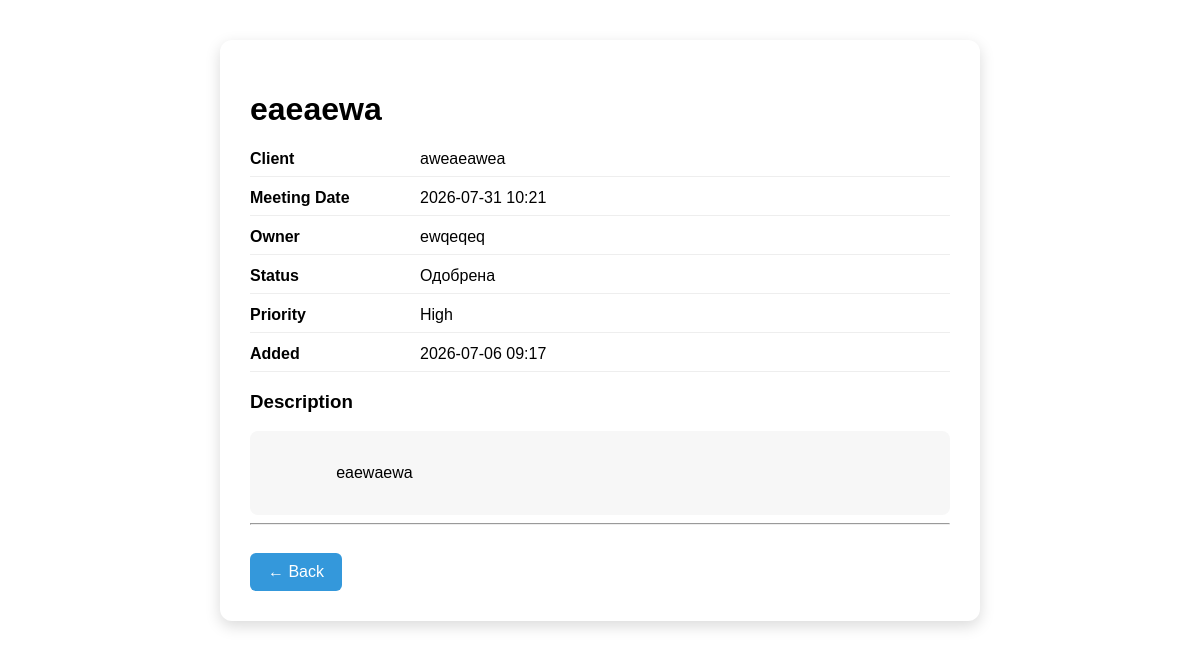
Page /idea/2 on the earlier database version.
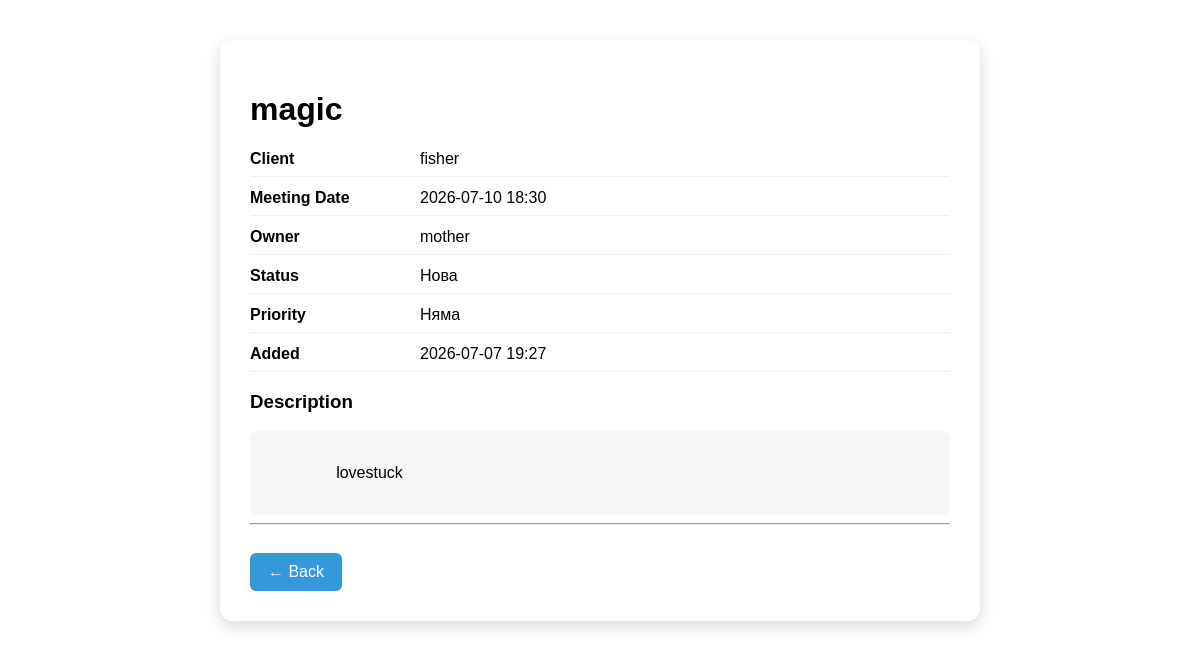
Same page on the later database version.
### Omnilinx.py (models this page shows, shortened)
class Todo(db.Model):
    id = db.Column(db.Integer, primary_key=True)
    title = db.Column(db.String(200), nullable=False)
    description = db.Column(db.String(1000), nullable=False)
    client = db.Column(db.String(100), nullable=False)
    meeting_date = db.Column(db.DateTime, nullable=False)
    owner = db.Column(db.String(100), nullable=False)
    status = db.Column(db.String(30), nullable=False, default='Нова')
    priority = db.Column(db.String(30), nullable=False, default='Няма')
    date_created = db.Column(db.DateTime, default=datetime.utcnow)
    unique_id = db.Column(db.Integer, unique=True, nullable=False)

### Omnilinx.py (the view)
@app.route('/idea/<int:id>')
def idea_details(id):
    idea = Todo.query.get_or_404(id)
    return render_template('idea_details.html', idea=idea)

### templates/idea_details.html
{% extends 'base.html' %}
{% block body %}
<div class="details-container">
    <div class="details-card">
        <h1>{{ idea.title }}</h1>
            <div class="detail-row">
                <span class="detail-label">Client</span>
                <span>{{ idea.client }}</span>
            </div>
            <div class="detail-row">
                <span class="detail-label">Meeting Date</span>
                <span>{{ idea.meeting_date.strftime("%Y-%m-%d %H:%M") }}</span>
            </div>
            <div class="detail-row">
                <span class="detail-label">Owner</span>
                <span>{{ idea.owner }}</span>
            </div>
            <div class="detail-row">
                <span class="detail-label">Status</span>
                <span>{{ idea.status }}</span>
            </div>
            <div class="detail-row">
                <span class="detail-label">Priority</span>
                <span>{{ idea.priority }}</span>
            </div>
            <div class="detail-row">
                <span class="detail-label">Added</span>
                <span>{{ idea.date_created.strftime("%Y-%m-%d %H:%M") }}</span>
            </div>
            <h3>Description</h3>
            <div class="description-box">
                {{ idea.description }}
            </div>
            <hr>
            <a class="back-button" href="{{ url_for('index') }}">← Back</a>
    </div>
</div>
{% endblock %}

### templates/base.html (shortened to what this page needs)
<!DOCTYPE html>
<html lang="en">
<head>
    <link rel="stylesheet" href="{{ url_for('static', filename='main.css') }}?v=9999">
</head>
<body>
    {% block body %}{% endblock %}
</body>
</html>

### static/main.css (style rules this page uses)
body { margin: 0; font-family: sans-serif }
.details-container { display: flex; justify-content: center; margin-top: 40px; }
.details-card { width: 700px; background: white; border-radius: 12px; padding: 30px; box-shadow: 0 5px 15px rgba(0,0,0,.15); }
.detail-row { display: flex; margin: 12px 0; border-bottom: 1px solid #eee; padding-bottom: 8px; }
.detail-label { width: 170px; font-weight: bold; }
.description-box { margin-top: 10px; padding: 15px; background: #f7f7f7; border-radius: 8px; white-space: pre-wrap; word-break: break-word; }
.back-button { display: inline-block; margin-top: 20px; padding: 10px 18px; background: #3498db; color: white; text-decoration: none; border-radius: 6px; }

Differences in the rows shown:
changed Todo: title "eaeaewa" → "magic"; client "aweaeawea" → "fisher"; meeting_date "2026-07-31 10:21" → "2026-07-10 18:30"; owner "ewqeqeq" → "mother"; status "Одобрена" → "Нова"; priority "High" → "Няма"; date_created "2026-07-06 09:17" → "2026-07-07 19:27"; description "eaewaewa" → "lovestuck"
